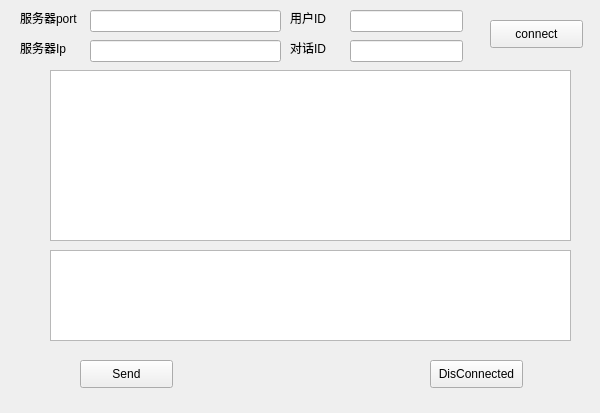
<?xml version="1.0" encoding="UTF-8"?>
<ui version="4.0">
 <class>Widget</class>
 <widget class="QWidget" name="Widget">
  <property name="geometry">
   <rect>
    <x>0</x>
    <y>0</y>
    <width>600</width>
    <height>413</height>
   </rect>
  </property>
  <property name="windowTitle">
   <string>Widget</string>
  </property>
  <widget class="QPushButton" name="sendPushButton">
   <property name="geometry">
    <rect>
     <x>80</x>
     <y>360</y>
     <width>93</width>
     <height>28</height>
    </rect>
   </property>
   <property name="text">
    <string>Send</string>
   </property>
  </widget>
  <widget class="QPushButton" name="disconectPushButton">
   <property name="geometry">
    <rect>
     <x>430</x>
     <y>360</y>
     <width>93</width>
     <height>28</height>
    </rect>
   </property>
   <property name="text">
    <string>DisConnected</string>
   </property>
  </widget>
  <widget class="QTextBrowser" name="receiveTextBrowser">
   <property name="geometry">
    <rect>
     <x>50</x>
     <y>70</y>
     <width>521</width>
     <height>171</height>
    </rect>
   </property>
  </widget>
  <widget class="QLabel" name="label">
   <property name="geometry">
    <rect>
     <x>20</x>
     <y>10</y>
     <width>71</width>
     <height>16</height>
    </rect>
   </property>
   <property name="text">
    <string>服务器port</string>
   </property>
  </widget>
  <widget class="QLabel" name="label_2">
   <property name="geometry">
    <rect>
     <x>20</x>
     <y>40</y>
     <width>61</width>
     <height>16</height>
    </rect>
   </property>
   <property name="text">
    <string>服务器Ip</string>
   </property>
  </widget>
  <widget class="QLineEdit" name="portLineEdit">
   <property name="geometry">
    <rect>
     <x>90</x>
     <y>10</y>
     <width>191</width>
     <height>22</height>
    </rect>
   </property>
  </widget>
  <widget class="QLineEdit" name="ipLineEdit">
   <property name="geometry">
    <rect>
     <x>90</x>
     <y>40</y>
     <width>191</width>
     <height>22</height>
    </rect>
   </property>
  </widget>
  <widget class="QPushButton" name="connectPushButton">
   <property name="geometry">
    <rect>
     <x>490</x>
     <y>20</y>
     <width>93</width>
     <height>28</height>
    </rect>
   </property>
   <property name="text">
    <string>connect</string>
   </property>
  </widget>
  <widget class="QPlainTextEdit" name="SendPlainTextEdit">
   <property name="geometry">
    <rect>
     <x>50</x>
     <y>250</y>
     <width>521</width>
     <height>91</height>
    </rect>
   </property>
  </widget>
  <widget class="QLineEdit" name="userLineEdit">
   <property name="geometry">
    <rect>
     <x>350</x>
     <y>10</y>
     <width>113</width>
     <height>22</height>
    </rect>
   </property>
  </widget>
  <widget class="QLineEdit" name="comunicateLineEdit">
   <property name="geometry">
    <rect>
     <x>350</x>
     <y>40</y>
     <width>113</width>
     <height>22</height>
    </rect>
   </property>
  </widget>
  <widget class="QLabel" name="label_3">
   <property name="geometry">
    <rect>
     <x>290</x>
     <y>10</y>
     <width>55</width>
     <height>16</height>
    </rect>
   </property>
   <property name="text">
    <string>用户ID</string>
   </property>
  </widget>
  <widget class="QLabel" name="label_4">
   <property name="geometry">
    <rect>
     <x>290</x>
     <y>40</y>
     <width>55</width>
     <height>16</height>
    </rect>
   </property>
   <property name="text">
    <string>对话ID</string>
   </property>
  </widget>
 </widget>
 <layoutdefault spacing="6" margin="11"/>
 <resources/>
 <connections/>
</ui>
